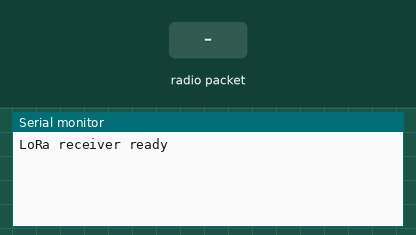
Bench run of a sketch on a simulated Arduino Uno, built with avr-gcc and run on an emulated ATmega328P. Shown: the last lines printed to the serial monitor. The inputs (shaded band) are chosen by the test bench. No radio packets arrive unless stated.

Above: at 1.2 s.
1.3 s: radio packet "1" arrives
At 2.3 s:
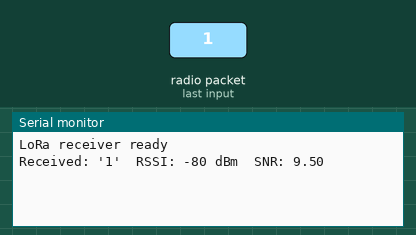
2.8 s: radio packet "0" arrives
At 3.4 s:
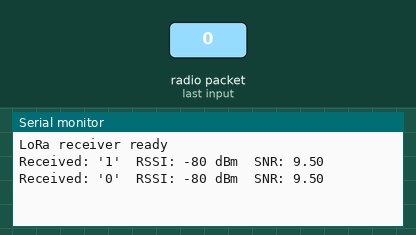
4.3 s: radio packet "2" arrives
At 5.8 s:
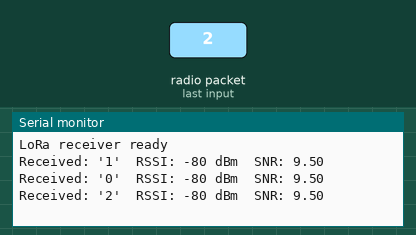

Measured:
- after the input at 1.3 s, the serial monitor: prints a new line at once (image 1)
- after the input at 2.8 s, the serial monitor: prints a new line at once (image 2)
- after the input at 4.3 s, the serial monitor: prints a new line at once (image 3)

The sketch:

example.ino
```cpp
// Receives LoRa packets with the Arduino 'LoRa' library and prints the message, RSSI, and SNR to Serial.
//
// Buy this module: https://shillehtek.com/products/sx1278-lora-433mhz-transceiver-module
// Full manual: https://shillehtek.com/blogs/shillehtek-product-manuals/sx1278-lora-433mhz-transceiver-module-manual
// More examples: https://github.com/shillehbean/shillehtek-examples
//

// Ra-02 SX1278 - LoRa Receiver (Arduino IDE)
// Same library and settings as the sender.

#include <SPI.h>
#include <LoRa.h>

void setup() {
  Serial.begin(115200);
  LoRa.setPins(5, 14, 26);

  if (!LoRa.begin(433E6)) {
    Serial.println("LoRa init failed!");
    while (1);
  }
  LoRa.setSpreadingFactor(9);
  LoRa.setSignalBandwidth(125E3);
  LoRa.setSyncWord(0x12);
  Serial.println("LoRa receiver ready");
}

void loop() {
  int packetSize = LoRa.parsePacket();
  if (packetSize) {
    String msg = "";
    while (LoRa.available()) {
      msg += (char)LoRa.read();
    }
    Serial.print("Received: '");
    Serial.print(msg);
    Serial.print("'  RSSI: ");
    Serial.print(LoRa.packetRssi());
    Serial.print(" dBm  SNR: ");
    Serial.println(LoRa.packetSnr());
  }
}
```
